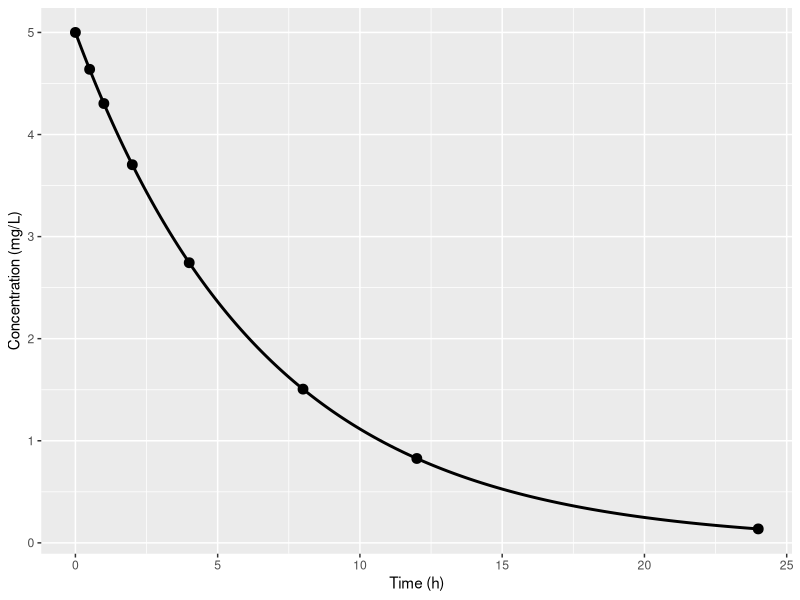

Reproduce this figure in R.
# Pharmacokinetic Study Design and Sampling
# Extracted executable R code from 09-pharmacokinetic-study-design.qmd
# Generated by scripts/extract_code.R — do not edit by hand.
# Regenerate: Rscript scripts/extract_code.R   (book repo)
#             Rscript scripts/extract_code.R --standalone   (bundle)
# Working directory: run from the repository root (data/ paths are relative).

# ----------------------------------------------------------------------
# Section: R Illustration
# ----------------------------------------------------------------------
library(ggplot2)

time <- seq(0,24,0.1)

conc <- 5*exp(-0.15*time)

sample_times <-
c(0,0.5,1,2,4,8,12,24)

ggplot(
data.frame(time,conc),
aes(time,conc)
)+
geom_line(linewidth=1)+
geom_point(
data=data.frame(
time=sample_times,
conc=5*exp(-0.15*sample_times)
),
size=3
)+
labs(
x="Time (h)",
y="Concentration (mg/L)"
)
